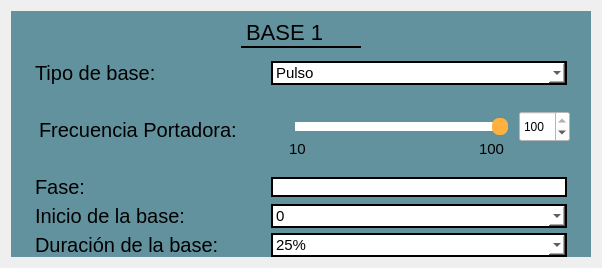
                <widget class="QWidget" name="tab_7">
                 <attribute name="title">
                  <string>Base 1</string>
                 </attribute>
                 <layout class="QGridLayout" name="gridLayout_94">
                  <item row="0" column="0">
                   <widget class="QFrame" name="frame_12">
                    <property name="minimumSize">
                     <size>
                      <width>580</width>
                      <height>0</height>
                     </size>
                    </property>
                    <property name="styleSheet">
                     <string notr="true">QFrame{
background-color: rgb(98, 146, 158);
border: none;
}

QLabel{
font-size: 20px
}</string>
                    </property>
                    <property name="frameShape">
                     <enum>QFrame::StyledPanel</enum>
                    </property>
                    <property name="frameShadow">
                     <enum>QFrame::Raised</enum>
                    </property>
                    <layout class="QGridLayout" name="gridLayout_95">
                     <property name="topMargin">
                      <number>0</number>
                     </property>
                     <property name="bottomMargin">
                      <number>0</number>
                     </property>
                     <property name="spacing">
                      <number>5</number>
                     </property>
                     <item row="3" column="0">
                      <widget class="QFrame" name="frame_75">
                       <property name="maximumSize">
                        <size>
                         <width>550</width>
                         <height>35</height>
                        </size>
                       </property>
                       <property name="styleSheet">
                        <string notr="true">QFrame{
border: none;
background-color: transparent;
}</string>
                       </property>
                       <property name="frameShape">
                        <enum>QFrame::StyledPanel</enum>
                       </property>
                       <property name="frameShadow">
                        <enum>QFrame::Raised</enum>
                       </property>
                       <layout class="QGridLayout" name="gridLayout_90">
                        <property name="topMargin">
                         <number>0</number>
                        </property>
                        <property name="bottomMargin">
                         <number>0</number>
                        </property>
                        <item row="0" column="0">
                         <widget class="QLabel" name="label_93">
                          <property name="minimumSize">
                           <size>
                            <width>230</width>
                            <height>0</height>
                           </size>
                          </property>
                          <property name="maximumSize">
                           <size>
                            <width>230</width>
                            <height>16777215</height>
                           </size>
                          </property>
                          <property name="text">
                           <string>Fase:</string>
                          </property>
                         </widget>
                        </item>
                        <item row="0" column="1">
                         <widget class="QLineEdit" name="leFaseS1">
                          <property name="styleSheet">
                           <string notr="true">QLineEdit{
background-color: white;
border: 2px solid black;
font-color: black
}</string>
                          </property>
                          <property name="text">
                           <string/>
                          </property>
                         </widget>
                        </item>
                       </layout>
                      </widget>
                     </item>
                     <item row="2" column="0">
                      <widget class="QFrame" name="frame_73">
                       <property name="minimumSize">
                        <size>
                         <width>550</width>
                         <height>80</height>
                        </size>
                       </property>
                       <property name="maximumSize">
                        <size>
                         <width>550</width>
                         <height>80</height>
                        </size>
                       </property>
                       <property name="styleSheet">
                        <string notr="true">QFrame{
border: none;
background-color: transparent;
}</string>
                       </property>
                       <property name="frameShape">
                        <enum>QFrame::StyledPanel</enum>
                       </property>
                       <property name="frameShadow">
                        <enum>QFrame::Raised</enum>
                       </property>
                       <layout class="QGridLayout" name="gridLayout_87">
                        <property name="topMargin">
                         <number>0</number>
                        </property>
                        <property name="rightMargin">
                         <number>0</number>
                        </property>
                        <property name="bottomMargin">
                         <number>0</number>
                        </property>
                        <item row="0" column="0">
                         <widget class="QLabel" name="label_41">
                          <property name="minimumSize">
                           <size>
                            <width>230</width>
                            <height>0</height>
                           </size>
                          </property>
                          <property name="maximumSize">
                           <size>
                            <width>230</width>
                            <height>16777215</height>
                           </size>
                          </property>
                          <property name="text">
                           <string>Frecuencia Portadora:</string>
                          </property>
                         </widget>
                        </item>
                        <item row="0" column="1">
                         <widget class="QFrame" name="frame_74">
                          <property name="maximumSize">
                           <size>
                            <width>292</width>
                            <height>58</height>
                           </size>
                          </property>
                          <property name="styleSheet">
                           <string notr="true">QFrame{
border: none;
background-color: transparent;
}</string>
                          </property>
                          <property name="frameShape">
                           <enum>QFrame::StyledPanel</enum>
                          </property>
                          <property name="frameShadow">
                           <enum>QFrame::Raised</enum>
                          </property>
                          <widget class="QSlider" name="hsFreqS1">
                           <property name="geometry">
                            <rect>
                             <x>10</x>
                             <y>10</y>
                             <width>221</width>
                             <height>31</height>
                            </rect>
                           </property>
                           <property name="styleSheet">
                            <string notr="true">QSlider 
{
    background-color: transparent;
    padding: 2px;

}

QSlider::groove:horizontal 
{
	subcontrol-origin: content;
	background-color: transparent;
	height: 17px;

}

QSlider::handle:horizontal 
{
    background-color: rgb(255, 177, 64);
    width: 16px;
    border-radius: 7px;

}

QSlider::sub-page:horizontal 
{
    background-color: white;
    margin: 4px;
    border-radius: 5px;

}

QSlider::add-page:horizontal 
{
    background-color: white;
    margin: 4px;
    border-radius: 5px;

}




</string>
                           </property>
                           <property name="minimum">
                            <number>10</number>
                           </property>
                           <property name="maximum">
                            <number>100</number>
                           </property>
                           <property name="value">
                            <number>100</number>
                           </property>
                           <property name="orientation">
                            <enum>Qt::Horizontal</enum>
                           </property>
                          </widget>
                          <widget class="QLabel" name="label_81">
                           <property name="geometry">
                            <rect>
                             <x>10</x>
                             <y>40</y>
                             <width>21</width>
                             <height>16</height>
                            </rect>
                           </property>
                           <property name="styleSheet">
                            <string notr="true">QLabel{
font-size: 15px;
qproperty-alignment: AlignCenter;
}</string>
                           </property>
                           <property name="text">
                            <string>10</string>
                           </property>
                          </widget>
                          <widget class="QLabel" name="label_82">
                           <property name="geometry">
                            <rect>
                             <x>200</x>
                             <y>40</y>
                             <width>31</width>
                             <height>16</height>
                            </rect>
                           </property>
                           <property name="styleSheet">
                            <string notr="true">QLabel{
font-size: 15px;
qproperty-alignment: AlignCenter;
}</string>
                           </property>
                           <property name="text">
                            <string>100</string>
                           </property>
                          </widget>
                          <widget class="QSpinBox" name="sbFreqS1">
                           <property name="geometry">
                            <rect>
                             <x>240</x>
                             <y>10</y>
                             <width>51</width>
                             <height>31</height>
                            </rect>
                           </property>
                           <property name="styleSheet">
                            <string notr="true">QSpinBox{
background-color: white;
qproperty-alignment: AlignCenter;
}</string>
                           </property>
                           <property name="minimum">
                            <number>10</number>
                           </property>
                           <property name="maximum">
                            <number>100</number>
                           </property>
                           <property name="value">
                            <number>100</number>
                           </property>
                          </widget>
                         </widget>
                        </item>
                       </layout>
                      </widget>
                     </item>
                     <item row="0" column="0">
                      <widget class="QFrame" name="frame_78">
                       <property name="minimumSize">
                        <size>
                         <width>135</width>
                         <height>45</height>
                        </size>
                       </property>
                       <property name="maximumSize">
                        <size>
                         <width>16777215</width>
                         <height>45</height>
                        </size>
                       </property>
                       <property name="frameShape">
                        <enum>QFrame::StyledPanel</enum>
                       </property>
                       <property name="frameShadow">
                        <enum>QFrame::Raised</enum>
                       </property>
                       <layout class="QGridLayout" name="gridLayout_93">
                        <property name="leftMargin">
                         <number>0</number>
                        </property>
                        <property name="topMargin">
                         <number>0</number>
                        </property>
                        <property name="rightMargin">
                         <number>0</number>
                        </property>
                        <property name="bottomMargin">
                         <number>0</number>
                        </property>
                        <item row="0" column="0">
                         <widget class="QLabel" name="label_85">
                          <property name="maximumSize">
                           <size>
                            <width>120</width>
                            <height>30</height>
                           </size>
                          </property>
                          <property name="font">
                           <font>
                            <family>Microsoft Sans Serif</family>
                            <pointsize>-1</pointsize>
                           </font>
                          </property>
                          <property name="styleSheet">
                           <string notr="true">QLabel{
qproperty-alignment: AlignCenter;
font-style: bold;
font-size: 22px;
color: black;
border-bottom: 2px solid black;
}</string>
                          </property>
                          <property name="text">
                           <string>BASE 1</string>
                          </property>
                         </widget>
                        </item>
                       </layout>
                      </widget>
                     </item>
                     <item row="1" column="0">
                      <widget class="QFrame" name="frame_71">
                       <property name="maximumSize">
                        <size>
                         <width>550</width>
                         <height>35</height>
                        </size>
                       </property>
                       <property name="styleSheet">
                        <string notr="true">QFrame{
border: none;
background-color: transparent;
}</string>
                       </property>
                       <property name="frameShape">
                        <enum>QFrame::StyledPanel</enum>
                       </property>
                       <property name="frameShadow">
                        <enum>QFrame::Raised</enum>
                       </property>
                       <layout class="QGridLayout" name="gridLayout_86">
                        <property name="topMargin">
                         <number>0</number>
                        </property>
                        <property name="bottomMargin">
                         <number>0</number>
                        </property>
                        <item row="0" column="0">
                         <widget class="QLabel" name="label_65">
                          <property name="minimumSize">
                           <size>
                            <width>230</width>
                            <height>0</height>
                           </size>
                          </property>
                          <property name="maximumSize">
                           <size>
                            <width>230</width>
                            <height>30</height>
                           </size>
                          </property>
                          <property name="text">
                           <string>Tipo de base:</string>
                          </property>
                         </widget>
                        </item>
                        <item row="0" column="1">
                         <widget class="QComboBox" name="cbSimb1">
                          <property name="styleSheet">
                           <string notr="true">QComboBox{
	background-color: rgb(204, 204, 255);
	background: white;
	color: black;
	border: 2px solid black;
	font-size: 15px;
	qproperty-alignment: AlignCenter;
}


</string>
                          </property>
                          <item>
                           <property name="text">
                            <string>Pulso</string>
                           </property>
                          </item>
                          <item>
                           <property name="text">
                            <string>Medio pulso</string>
                           </property>
                          </item>
                          <item>
                           <property name="text">
                            <string>Manchester</string>
                           </property>
                          </item>
                          <item>
                           <property name="text">
                            <string>Coseno</string>
                           </property>
                          </item>
                          <item>
                           <property name="text">
                            <string>Pulso de duración variable</string>
                           </property>
                          </item>
                          <item>
                           <property name="text">
                            <string>Coseno de duración variable</string>
                           </property>
                          </item>
                         </widget>
                        </item>
                       </layout>
                      </widget>
                     </item>
                     <item row="4" column="0">
                      <widget class="QFrame" name="frame_76">
                       <property name="maximumSize">
                        <size>
                         <width>550</width>
                         <height>35</height>
                        </size>
                       </property>
                       <property name="styleSheet">
                        <string notr="true">QFrame{
border: none;
background-color: transparent;
}</string>
                       </property>
                       <property name="frameShape">
                        <enum>QFrame::StyledPanel</enum>
                       </property>
                       <property name="frameShadow">
                        <enum>QFrame::Raised</enum>
                       </property>
                       <layout class="QGridLayout" name="gridLayout_91">
                        <property name="topMargin">
                         <number>0</number>
                        </property>
                        <property name="bottomMargin">
                         <number>0</number>
                        </property>
                        <item row="0" column="0">
                         <widget class="QLabel" name="label_69">
                          <property name="minimumSize">
                           <size>
                            <width>230</width>
                            <height>0</height>
                           </size>
                          </property>
                          <property name="maximumSize">
                           <size>
                            <width>230</width>
                            <height>16777215</height>
                           </size>
                          </property>
                          <property name="text">
                           <string>Inicio de la base:</string>
                          </property>
                         </widget>
                        </item>
                        <item row="0" column="1">
                         <widget class="QComboBox" name="cbT1S1">
                          <property name="styleSheet">
                           <string notr="true">QComboBox{
	background-color: rgb(204, 204, 255);
	background: white;
	color: black;
	border: 2px solid black;
	font-size: 15px;
}


</string>
                          </property>
                          <item>
                           <property name="text">
                            <string>0</string>
                           </property>
                          </item>
                          <item>
                           <property name="text">
                            <string>0.25 tsimb</string>
                           </property>
                          </item>
                          <item>
                           <property name="text">
                            <string>0.5 tsimb</string>
                           </property>
                          </item>
                          <item>
                           <property name="text">
                            <string>0.75 tsimb</string>
                           </property>
                          </item>
                         </widget>
                        </item>
                       </layout>
                      </widget>
                     </item>
                     <item row="5" column="0">
                      <widget class="QFrame" name="frame_77">
                       <property name="maximumSize">
                        <size>
                         <width>550</width>
                         <height>35</height>
                        </size>
                       </property>
                       <property name="styleSheet">
                        <string notr="true">QFrame{
border: none;
background-color: transparent;
}</string>
                       </property>
                       <property name="frameShape">
                        <enum>QFrame::StyledPanel</enum>
                       </property>
                       <property name="frameShadow">
                        <enum>QFrame::Raised</enum>
                       </property>
                       <layout class="QGridLayout" name="gridLayout_92">
                        <property name="topMargin">
                         <number>0</number>
                        </property>
                        <property name="bottomMargin">
                         <number>0</number>
                        </property>
                        <item row="0" column="0">
                         <widget class="QLabel" name="label_83">
                          <property name="minimumSize">
                           <size>
                            <width>230</width>
                            <height>0</height>
                           </size>
                          </property>
                          <property name="maximumSize">
                           <size>
                            <width>230</width>
                            <height>16777215</height>
                           </size>
                          </property>
                          <property name="text">
                           <string>Duración de la base:</string>
                          </property>
                         </widget>
                        </item>
                        <item row="0" column="1">
                         <widget class="QComboBox" name="cbT2S1">
                          <property name="styleSheet">
                           <string notr="true">QComboBox{
	background-color: rgb(204, 204, 255);
	background: white;
	color: black;
	border: 2px solid black;
	font-size: 15px;
	qproperty-alignment: AlignCenter;
}


</string>
                          </property>
                          <item>
                           <property name="text">
                            <string>25%</string>
                           </property>
                          </item>
                          <item>
                           <property name="text">
                            <string>50%</string>
                           </property>
                          </item>
                          <item>
                           <property name="text">
                            <string>75%</string>
                           </property>
                          </item>
                         </widget>
                        </item>
                       </layout>
                      </widget>
                     </item>
                    </layout>
                   </widget>
                  </item>
                 </layout>
                </widget>
